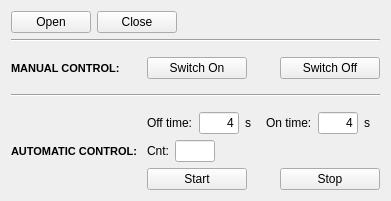
<?xml version="1.0" encoding="UTF-8"?>
<ui version="4.0">
 <class>powerSwitcher</class>
 <widget class="QMainWindow" name="powerSwitcher">
  <property name="geometry">
   <rect>
    <x>0</x>
    <y>0</y>
    <width>391</width>
    <height>201</height>
   </rect>
  </property>
  <property name="windowTitle">
   <string>jalousieControl</string>
  </property>
  <widget class="QWidget" name="centralWidget">
   <layout class="QVBoxLayout" name="verticalLayout">
    <item>
     <layout class="QHBoxLayout" name="horizontalLayout">
      <property name="topMargin">
       <number>0</number>
      </property>
      <item>
       <widget class="QPushButton" name="pushButton_Open">
        <property name="text">
         <string>Open</string>
        </property>
       </widget>
      </item>
      <item>
       <widget class="QPushButton" name="pushButton_Close">
        <property name="text">
         <string>Close</string>
        </property>
       </widget>
      </item>
      <item>
       <spacer name="horizontalSpacer">
        <property name="orientation">
         <enum>Qt::Horizontal</enum>
        </property>
        <property name="sizeHint" stdset="0">
         <size>
          <width>40</width>
          <height>20</height>
         </size>
        </property>
       </spacer>
      </item>
     </layout>
    </item>
    <item>
     <widget class="Line" name="line_2">
      <property name="orientation">
       <enum>Qt::Horizontal</enum>
      </property>
     </widget>
    </item>
    <item>
     <spacer name="verticalSpacer_2">
      <property name="orientation">
       <enum>Qt::Vertical</enum>
      </property>
      <property name="sizeHint" stdset="0">
       <size>
        <width>20</width>
        <height>40</height>
       </size>
      </property>
     </spacer>
    </item>
    <item>
     <layout class="QHBoxLayout" name="horizontalLayout_2">
      <item>
       <layout class="QHBoxLayout" name="horizontalLayout_3">
        <item>
         <widget class="QLabel" name="label">
          <property name="sizePolicy">
           <sizepolicy hsizetype="Maximum" vsizetype="Preferred">
            <horstretch>0</horstretch>
            <verstretch>0</verstretch>
           </sizepolicy>
          </property>
          <property name="minimumSize">
           <size>
            <width>130</width>
            <height>0</height>
           </size>
          </property>
          <property name="maximumSize">
           <size>
            <width>130</width>
            <height>16777215</height>
           </size>
          </property>
          <property name="font">
           <font>
            <pointsize>8</pointsize>
            <weight>75</weight>
            <bold>true</bold>
           </font>
          </property>
          <property name="text">
           <string>MANUAL CONTROL:</string>
          </property>
         </widget>
        </item>
       </layout>
      </item>
      <item>
       <widget class="QPushButton" name="pushButton_SwitchOn">
        <property name="minimumSize">
         <size>
          <width>100</width>
          <height>0</height>
         </size>
        </property>
        <property name="maximumSize">
         <size>
          <width>100</width>
          <height>16777215</height>
         </size>
        </property>
        <property name="text">
         <string>Switch On</string>
        </property>
       </widget>
      </item>
      <item>
       <spacer name="horizontalSpacer_2">
        <property name="orientation">
         <enum>Qt::Horizontal</enum>
        </property>
        <property name="sizeHint" stdset="0">
         <size>
          <width>40</width>
          <height>20</height>
         </size>
        </property>
       </spacer>
      </item>
      <item>
       <widget class="QPushButton" name="pushButton_SwitchOff">
        <property name="minimumSize">
         <size>
          <width>100</width>
          <height>0</height>
         </size>
        </property>
        <property name="maximumSize">
         <size>
          <width>100</width>
          <height>16777215</height>
         </size>
        </property>
        <property name="text">
         <string>Switch Off</string>
        </property>
       </widget>
      </item>
     </layout>
    </item>
    <item>
     <spacer name="verticalSpacer_3">
      <property name="orientation">
       <enum>Qt::Vertical</enum>
      </property>
      <property name="sizeHint" stdset="0">
       <size>
        <width>20</width>
        <height>40</height>
       </size>
      </property>
     </spacer>
    </item>
    <item>
     <widget class="Line" name="line">
      <property name="orientation">
       <enum>Qt::Horizontal</enum>
      </property>
     </widget>
    </item>
    <item>
     <spacer name="verticalSpacer">
      <property name="orientation">
       <enum>Qt::Vertical</enum>
      </property>
      <property name="sizeHint" stdset="0">
       <size>
        <width>20</width>
        <height>40</height>
       </size>
      </property>
     </spacer>
    </item>
    <item>
     <layout class="QHBoxLayout" name="horizontalLayout_4">
      <item>
       <widget class="QLabel" name="label_2">
        <property name="sizePolicy">
         <sizepolicy hsizetype="Maximum" vsizetype="Preferred">
          <horstretch>0</horstretch>
          <verstretch>0</verstretch>
         </sizepolicy>
        </property>
        <property name="minimumSize">
         <size>
          <width>130</width>
          <height>0</height>
         </size>
        </property>
        <property name="maximumSize">
         <size>
          <width>130</width>
          <height>16777215</height>
         </size>
        </property>
        <property name="font">
         <font>
          <pointsize>8</pointsize>
          <weight>75</weight>
          <bold>true</bold>
         </font>
        </property>
        <property name="text">
         <string>AUTOMATIC CONTROL:</string>
        </property>
       </widget>
      </item>
      <item>
       <layout class="QVBoxLayout" name="verticalLayout_2">
        <item>
         <layout class="QHBoxLayout" name="horizontalLayout_5">
          <item>
           <widget class="QLabel" name="label_3">
            <property name="text">
             <string>Off time:</string>
            </property>
           </widget>
          </item>
          <item>
           <widget class="QLineEdit" name="lineEdit_OffTime">
            <property name="minimumSize">
             <size>
              <width>40</width>
              <height>0</height>
             </size>
            </property>
            <property name="maximumSize">
             <size>
              <width>40</width>
              <height>16777215</height>
             </size>
            </property>
            <property name="text">
             <string>4</string>
            </property>
            <property name="alignment">
             <set>Qt::AlignRight|Qt::AlignTrailing|Qt::AlignVCenter</set>
            </property>
           </widget>
          </item>
          <item>
           <widget class="QLabel" name="label_5">
            <property name="text">
             <string>s</string>
            </property>
           </widget>
          </item>
          <item>
           <spacer name="horizontalSpacer_6">
            <property name="orientation">
             <enum>Qt::Horizontal</enum>
            </property>
            <property name="sizeHint" stdset="0">
             <size>
              <width>40</width>
              <height>20</height>
             </size>
            </property>
           </spacer>
          </item>
          <item>
           <widget class="QLabel" name="label_6">
            <property name="text">
             <string>On time:</string>
            </property>
           </widget>
          </item>
          <item>
           <widget class="QLineEdit" name="lineEdit_OnTime">
            <property name="minimumSize">
             <size>
              <width>40</width>
              <height>0</height>
             </size>
            </property>
            <property name="maximumSize">
             <size>
              <width>40</width>
              <height>16777215</height>
             </size>
            </property>
            <property name="text">
             <string>4</string>
            </property>
            <property name="alignment">
             <set>Qt::AlignRight|Qt::AlignTrailing|Qt::AlignVCenter</set>
            </property>
           </widget>
          </item>
          <item>
           <widget class="QLabel" name="label_7">
            <property name="text">
             <string>s</string>
            </property>
           </widget>
          </item>
          <item>
           <spacer name="horizontalSpacer_3">
            <property name="orientation">
             <enum>Qt::Horizontal</enum>
            </property>
            <property name="sizeHint" stdset="0">
             <size>
              <width>40</width>
              <height>20</height>
             </size>
            </property>
           </spacer>
          </item>
         </layout>
        </item>
        <item>
         <layout class="QHBoxLayout" name="horizontalLayout_6">
          <item>
           <widget class="QLabel" name="label_4">
            <property name="text">
             <string>Cnt:</string>
            </property>
           </widget>
          </item>
          <item>
           <widget class="QLineEdit" name="lineEdit_Cnt">
            <property name="minimumSize">
             <size>
              <width>40</width>
              <height>0</height>
             </size>
            </property>
            <property name="maximumSize">
             <size>
              <width>40</width>
              <height>16777215</height>
             </size>
            </property>
           </widget>
          </item>
          <item>
           <spacer name="horizontalSpacer_4">
            <property name="orientation">
             <enum>Qt::Horizontal</enum>
            </property>
            <property name="sizeHint" stdset="0">
             <size>
              <width>40</width>
              <height>20</height>
             </size>
            </property>
           </spacer>
          </item>
         </layout>
        </item>
        <item>
         <layout class="QHBoxLayout" name="horizontalLayout_7">
          <item>
           <widget class="QPushButton" name="pushButtonSwitch_Start">
            <property name="minimumSize">
             <size>
              <width>100</width>
              <height>0</height>
             </size>
            </property>
            <property name="maximumSize">
             <size>
              <width>100</width>
              <height>16777215</height>
             </size>
            </property>
            <property name="text">
             <string>Start</string>
            </property>
           </widget>
          </item>
          <item>
           <spacer name="horizontalSpacer_5">
            <property name="orientation">
             <enum>Qt::Horizontal</enum>
            </property>
            <property name="sizeHint" stdset="0">
             <size>
              <width>40</width>
              <height>20</height>
             </size>
            </property>
           </spacer>
          </item>
          <item>
           <widget class="QPushButton" name="pushButton_Stop">
            <property name="minimumSize">
             <size>
              <width>100</width>
              <height>0</height>
             </size>
            </property>
            <property name="maximumSize">
             <size>
              <width>100</width>
              <height>16777215</height>
             </size>
            </property>
            <property name="text">
             <string>Stop</string>
            </property>
           </widget>
          </item>
         </layout>
        </item>
       </layout>
      </item>
     </layout>
    </item>
   </layout>
  </widget>
 </widget>
 <layoutdefault spacing="6" margin="11"/>
 <resources/>
 <connections/>
</ui>
